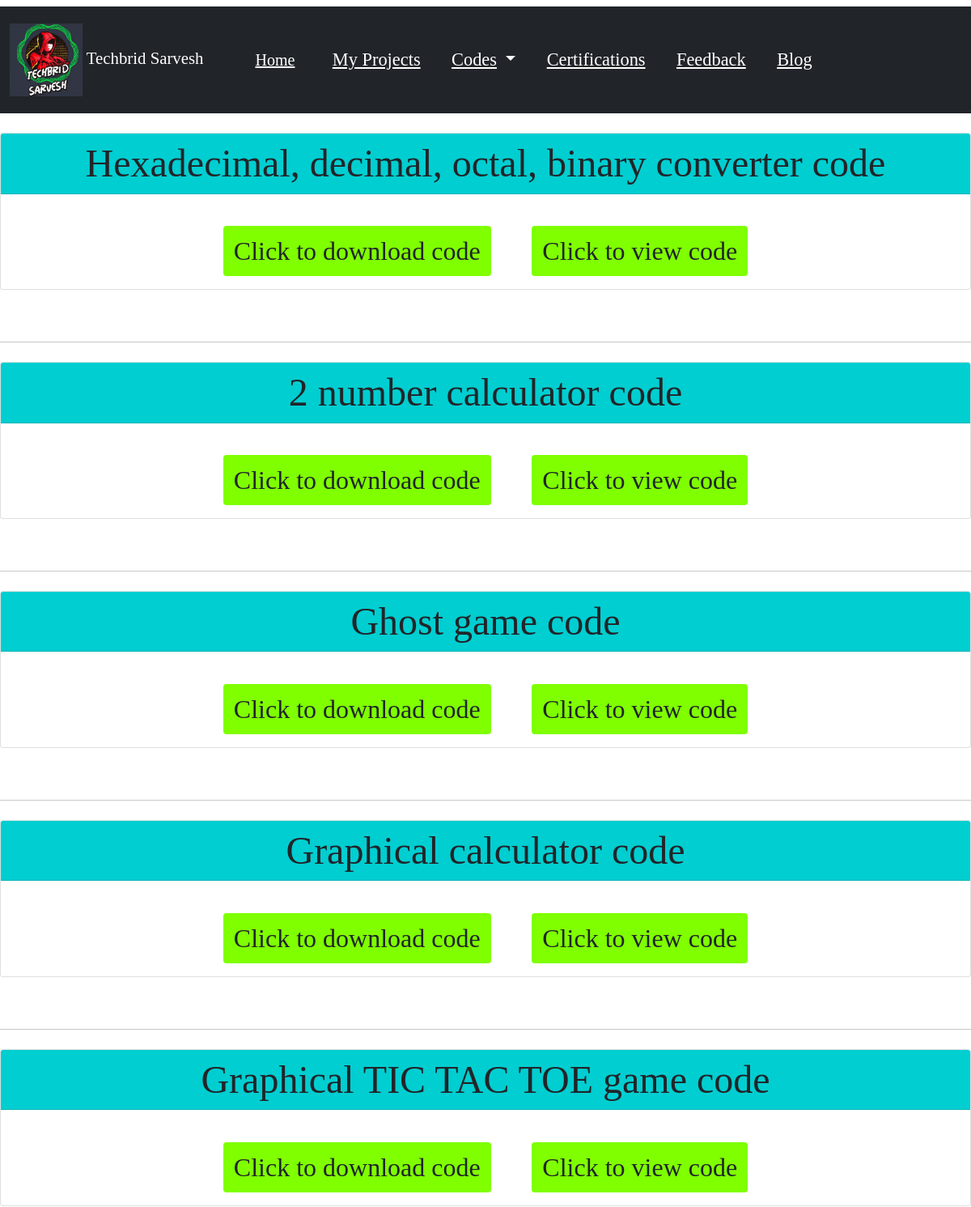
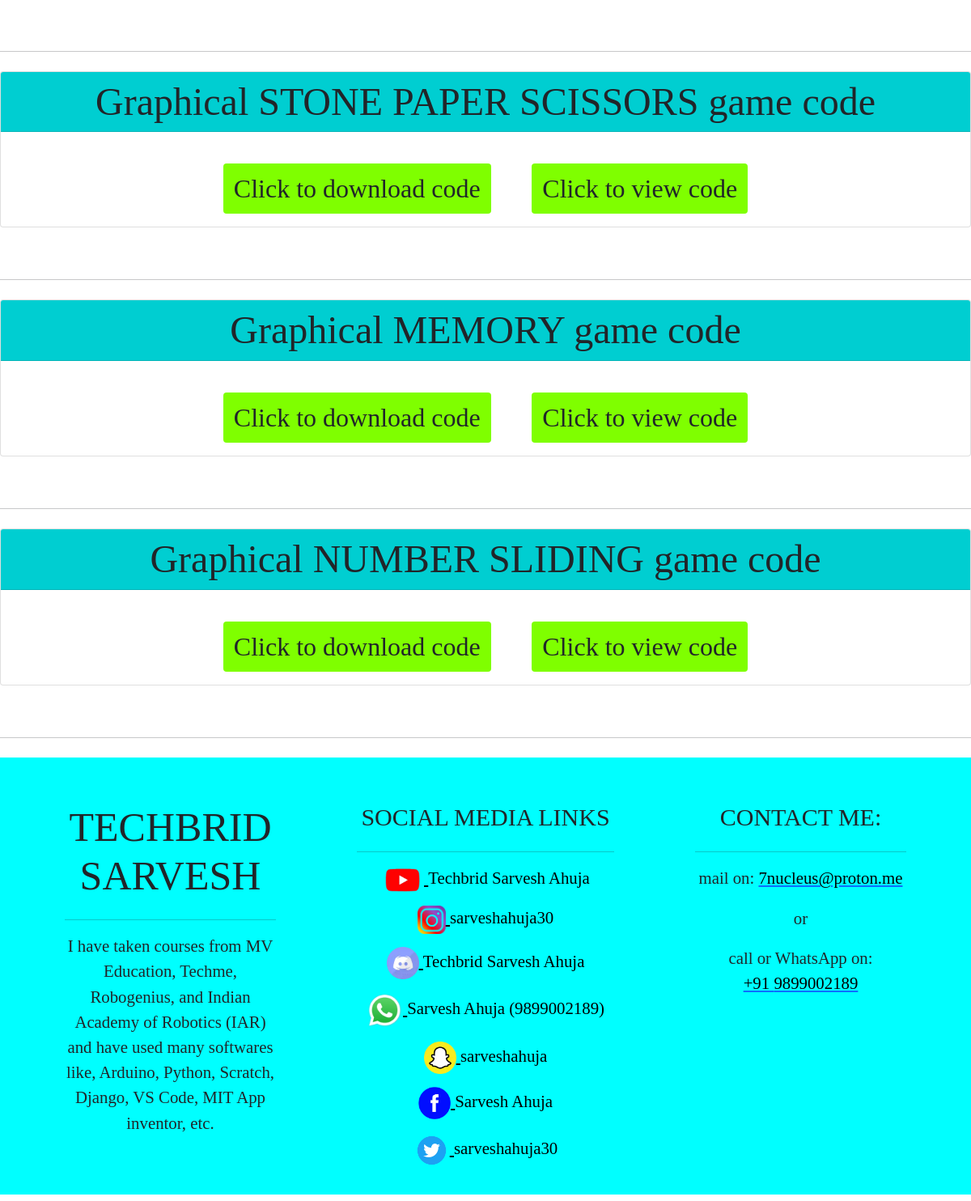
Page /python_projects_codes/ on the committed database (2 pictures, top to bottom).
### app/models.py (models this page shows, shortened)
class site(models.Model):
    site_name=models.CharField(max_length=200, null=True)
    site_short_name=models.CharField(max_length=200, null=True)
    site_logo=models.ImageField(upload_to='static')
    site_description=models.TextField(max_length=1000, null=True)
    site_description_footer=models.TextField(max_length=1000, null=True)
    site_mail=models.CharField(max_length=200, null=True)
    site_phone=models.CharField(max_length=200, null=True)

class python_code(models.Model):
    name=models.CharField(max_length=200, null=True)
    link=models.CharField(max_length=300, null=True)
    code=models.TextField(max_length=100000, null=True)

class social_media_link(models.Model):
    social_media_name=models.CharField(max_length=200, null=True)
    social_media_link=models.CharField(max_length=200, null=True)
    social_media_username=models.CharField(max_length=200, null=True)
    social_media_logo=models.ImageField(upload_to='static')
    height=models.CharField(max_length=200, null=True)
    width=models.CharField(max_length=200, null=True)

### mysite/views.py (the view)
# urls.py: path('python_projects_codes/', views.python_projects_codes, name="python_projects_codes"),
def python_projects_codes(request):
    Codes=python_code.objects.all()
    Social=social_media_link.objects.all()
    Details=site.objects.all()
    context={"Details": Details, "Social": Social, "Codes": Codes}
    return render(request, "python_projects_codes.html", context)

### mysite/templates/python_projects_codes.html (shortened to what this page needs)
{% extends "basic.html" %}
{% block body %}
<div id="main">
  {% for a in Codes %}
  <div class="card" style="margin-top: 2%; margin-bottom: 2%; text-align: center; font-family: Kristen ITC;">
    <h5 class="card-header" style="font-size: 300%; background-color: darkturquoise;">{{a.name}}</h5>
    <div class="card-body">
      <a href="{{a.link}}" target="_blank" class="btn" style="font-size: 200%; background-color: chartreuse; margin-right: 2%; margin-top: 2%;">Click to download code</a>
      <a href="{% url 'view_python_codes' a.id %}"  class="btn" style="font-size: 200%; background-color: chartreuse; margin-left: 2%; margin-top: 2%;">Click to view code</a>
    </div>
  </div>
  <br><hr>
  {% endfor %}
</div>
{% endblock %}

### mysite/templates/basic.html (shortened to what this page needs)
{% load static %}
<!doctype html>
<html lang="en">
  <head>
    <link href="https://cdn.jsdelivr.net/npm/bootstrap@5.0.1/dist/css/bootstrap.min.css" rel="stylesheet">
  </head>
  <body>
  <body>
  </body>
    <nav class="navbar navbar-expand-lg navbar-dark bg-dark mt-2" style="font-family: Kristen ITC; margin-bottom: 2%;">
      <nav class="navbar navbar-dark bg-dark">
        <div class="container-fluid">
          <a class="navbar-brand" href="{% url 'index' %}" style="font-size: 130%;">
            {% for a in Details %}
            <img src="/media/{{a.site_logo}}" alt="logo" width="90" height="90" class="d-inline-block align-text-center">
            {{a.site_name}}
            {% endfor %}
          </a>
        </div>
      </nav>
      <div class="container-fluid" style="margin-left: 2%; font-size: 140%;">
        <a class="navbar-brand" href="{% url 'index' %}"><u>Home</u></a>
        <div class="collapse navbar-collapse" id="navbarSupportedContent">
          <ul class="navbar-nav me-auto mb-2 mb-lg-0">
            <li class="nav-item">
              <a class="nav-link active" aria-current="page" href="{% url 'my_projects' %}"><u>My Projects</u></a>
            </li>
            <li class="nav-item dropdown">
              <a class="nav-link active dropdown-toggle" href="#" id="navbarDropdown" role="button" data-bs-toggle="dropdown" aria-expanded="false">
                <u>Codes</u>
              </a>
            </li>
            <li class="nav-item">
              <a class="nav-link active" href="{% url 'certifications' %}"><u>Certifications</u></a>
            </li>
            <li class="nav-item">
              <a class="nav-link active" href="{% url 'feedback' %}"><u>Feedback</u></a>
            </li>
            <li class="nav-item">
              <a class="nav-link active" href="{% url 'blog' %}"><u>Blog</u></a>
            </li>
          </ul>
        </div>
      </div>
    </nav>
    {% block body %} {% endblock %}
<div class="footer mb-2" style="margin-top: 2%;">
<footer class="page-footer font-small mdb-color pt-4">
  <div class="container text-center text-md-left">
    <div class="row text-center text-md-left mt-3 pb-3">
      <div class="col-md-3 col-lg-3 col-xl-3 mx-auto mt-3">
        {% for a in Details %}
        <h6 class="text-uppercase mb-4 font-weight-bold" style="font-size: 50px; font-family: Kristen ITC;">{{a.site_name}}</h6>
        <hr>
        <p style="font-size: 130%; font-family: Kristen ITC;">{{a.site_description_footer}}</p>
        {% endfor %}
      </div>
      <div class="col-md-3 col-lg-2 col-xl-2 mx-auto mt-3" style="width: 30%;">
        <h6 class="text-uppercase mb-4 font-weight-bold" style="font-size: 30px; font-family: Kristen ITC;">Social media links</h6>
        <hr>
        {% for a in Social %}
        <p style="font-size: 130%; font-family: Kristen ITC;">
          <a href="{{a.social_media_link}}"  target="_blank" style="color: black;">
          <img src="/media/{{a.social_media_logo}}" height="{{a.height}}" width="{{a.width}}">
          <label>{{a.social_media_username}}</label>
        </a>
        </p>
        {% endfor %}
      </div>
      <div class="col-md-4 col-lg-3 col-xl-3 mx-auto mt-3">
        <h6 class="text-uppercase mb-4 font-weight-bold" style="font-size: 30px; font-family: Kristen ITC;">Contact me:</h6>
        <hr>
        {% for a in Details %}
        <p style="font-size: 130%; font-family: Kristen ITC; margin-bottom: 7%;">
          mail on:
          <a href="mailto:{{a.site_mail}}"><font color="black">{{a.site_mail}}</font></a></p>
          <p style="font-size: 130%; font-family: Kristen ITC; margin-bottom: 7%;">or</p>
        <p style="font-size: 130%; font-family: Kristen ITC; margin-top: 7%;">
          call or WhatsApp on: <br>
          <a href="https://wa.me/+91{{a.site_phone}}" target="_blank"><font color="black">+91 {{a.site_phone}}</font></a></p>
        {% endfor %}
      </div>
    </div>
  </div>
</footer>
</div>
  </body>
</html>

### mysite/templates/basic.html (style rules this page uses)
.footer { background-color: aqua; }

### rows in the picture
site: site_logo (picture), site_name "Techbrid Sarvesh", site_name "TECHBRID SARVESH", site_description_footer "I have taken courses from MV Education, Techme, Robogenius, and Indian Academy of Robotics (IAR) and have used many softwares like, Arduino, Python, Scratch, Django, VS Code, MIT App inventor, etc.", site_mail "7nucleus@proton.me", site_phone "9899002189"
python_code: name "Hexadecimal, decimal, octal, binary converter code"
python_code: name "2 number calculator code"
python_code: name "Ghost game code"
python_code: name "Graphical calculator code"
python_code: name "Graphical TIC TAC TOE game code"
python_code: name "Graphical STONE PAPER SCISSORS game code"
python_code: name "Graphical MEMORY game code"
python_code: name "Graphical NUMBER SLIDING game code"
social_media_link: social_media_logo (picture), social_media_username "Techbrid Sarvesh Ahuja"
social_media_link: social_media_logo (picture), social_media_username "sarveshahuja30"
social_media_link: social_media_logo (picture), social_media_username "Techbrid Sarvesh Ahuja"
social_media_link: social_media_logo (picture), social_media_username "Sarvesh Ahuja (9899002189)"
social_media_link: social_media_logo (picture), social_media_username "sarveshahuja"
social_media_link: social_media_logo (picture), social_media_username "Sarvesh Ahuja"
social_media_link: social_media_logo (picture), social_media_username "sarveshahuja30"
